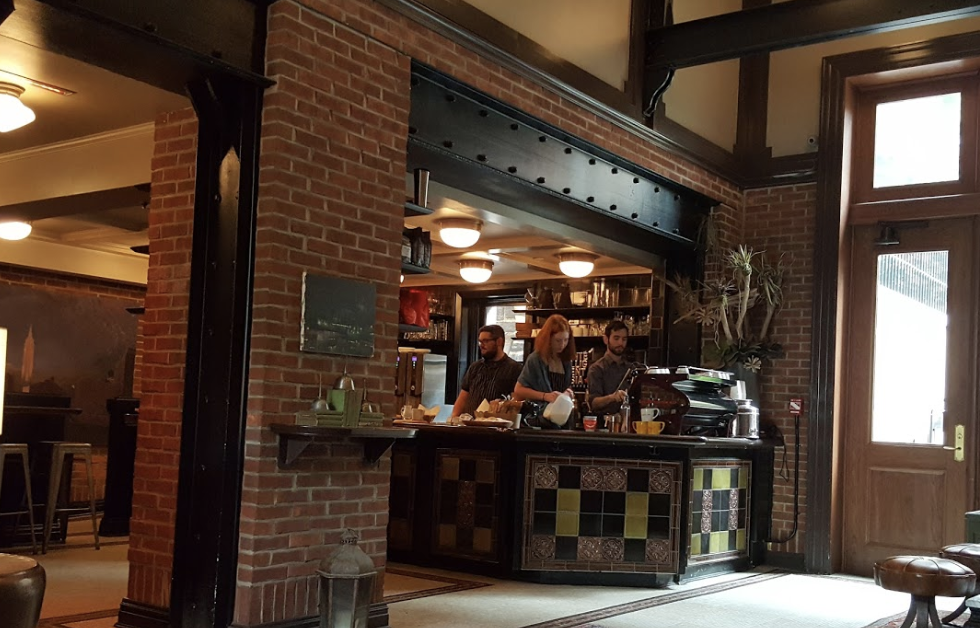
#> input picture image.png, 980 x 628 px
$ jupyter execute --allow-errors imageSerg-Copy1.ipynb
#> lines starting #> are read from the running program, lines starting #| are printed output that depends on the picture
[cell 1]
import cv2

img = cv2.imread("image.png")
#> img is the input picture: shape (628, 980, 3); mean B, G, R 52, 64.2, 82.5
img = cv2.cvtColor(img, cv2.COLOR_BGR2RGB)

pixel_1 = img[0][0]
#> pixel_1 = [14, 4, 8]
print(pixel_1)
#| [14  4  8]

import matplotlib.pyplot as plt
plt.figure(figsize=(5,5))
plt.imshow(img)
plt.show()

print(img.shape)
#| (628, 980, 3)

[cell 2]
import numpy as np
import math
import cv2
import matplotlib.pyplot as plt

img = cv2.imread("flower.jpg", cv2.COLOR_BGR2RGB)
img = np.float32(img)
#> img = nan

# [140 lines left out: functions compute_mean, k_means, calc_distance, euclidian_distance, show_plot, show_figures, not called in this run]

def k_means_2(img, k, iter_n):
    """
    Segments the image, used for color (not grayscale)
    -----
    args img: image to be segmented
    args k: number of clusters
    args iter: iteration numbers
    """
    w, h, ch = img.shape

    # Get image data points
    data_pts = img.reshape((w*h,ch))
    data_pts = np.float32(data_pts)

     # 1. Randomly select K centers
    # We do this by create a random array of RGB or GRAY values for each K
    center = data_pts[np.random.randint(data_pts.shape[0], size=k)]


    # 2. Assign each point to the nearest cluster
    vect = np.zeros(data_pts.shape[0], dtype=np.float64)
    dist = np.zeros([data_pts.shape[0], k], dtype=np.float64)

    cluster_iter = []
    l=0
    for i in range(iter_n):
        for i, j in enumerate(center):
            # Calculate distance
            # Assign each point to nearest cluster by calculating its distance to each center
            dist[:, i] = euclidian_distance(j, data_pts)

        # 3. Compute new mean for each cluster
        min_dist = np.argmin(dist, axis=1)


        # Adjust center of each cluster
        for c in range(k):
            center[c] = np.mean(data_pts[min_dist == c], 0)

        # Store first 5 iterations
        center_temp = np.uint8(center)
        cluster_tmp = center_temp[min_dist.flatten()]
        if(ch>1):
            cluster_tmp = cluster_tmp.reshape((w, h, ch))
        else:
            cluster_tmp = cluster_tmp.reshape((w, h))
        cluster_iter.append(cluster_tmp)

    # convert back to int
    center = np.uint8(center)

    # get clusters
    cluster = center[min_dist.flatten()]
    if(ch==1):
        cluster = cluster.reshape((w, h))
    else:
        cluster = cluster.reshape((w, h, ch))


    return cluster_iter

def euclidian_distance(center, point):
    """
    Calculates the eucilidean distance between points and center
    -----
    args points: the points
    args centers: the centers of the distributions
    """
    # Calculate the distance between each point and each center
    return np.linalg.norm(point - center, axis=1)

def show_plot(imgs, cols=3, isGray = False):
    arr = [131, 132, 133]
    j=0
    for i in range(len(imgs)):
        if(i%3==0):
            plt.figure(figsize=(10,10))
            j=0
        plt.subplot(arr[j])
        plt.xticks([]), plt.yticks([])
        plt.imshow(imgs[i], cmap='gray')
        j+=1
        if(i!=len(imgs)-1):
            plt.title("Iteration number: "+str(i))

    plt.title("Final Iteration")
    plt.show()

    return imgs[4]


img = cv2.imread("segment.jpg")
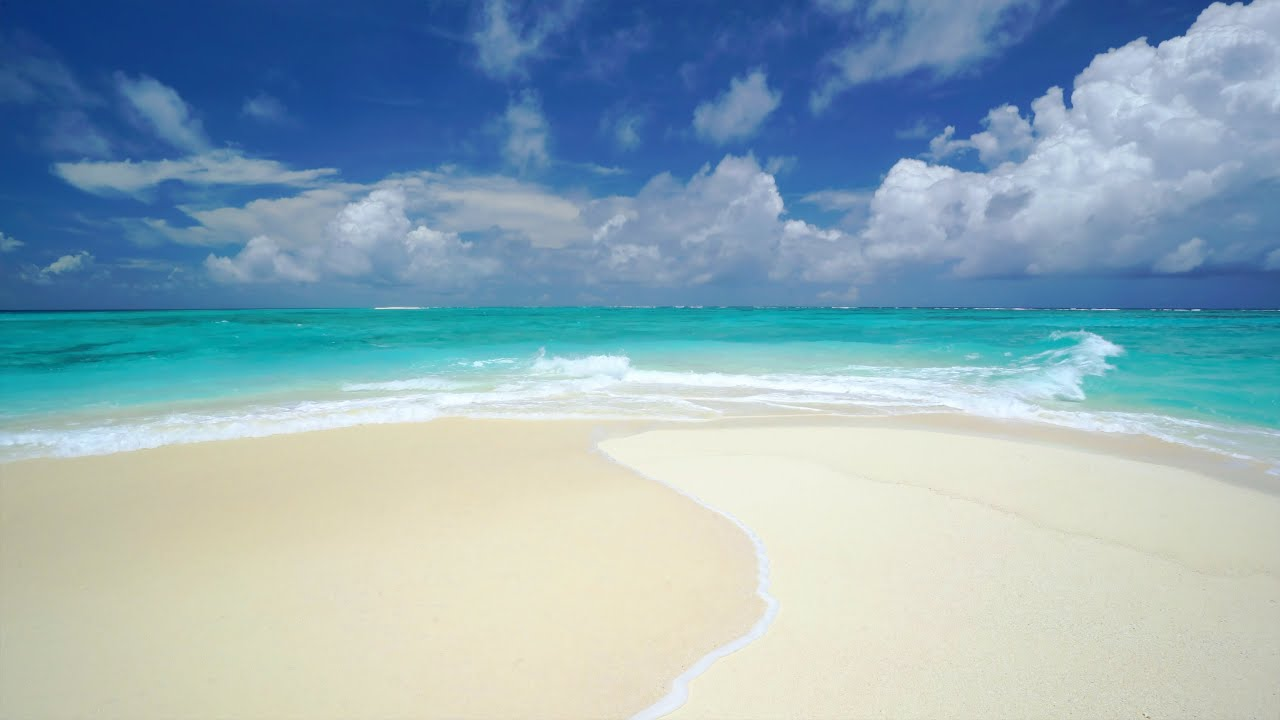
#> input picture segment.jpg, 1280 x 720 px
#> img is the input picture: shape (720, 1280, 3); mean B, G, R 184.1, 172.2, 144.4
img = cv2.cvtColor(img, cv2.COLOR_BGR2RGB)
clusters = k_means_2(img, k=2, iter_n=6)
#> in k_means_2, `center = data_pts[np.random.randint(data_pts.shape[0], size=k)]`: center = [[144, 164, 189], [66, 178, 190]]
#> the loop in k_means_2, `for i in range(iter_n):` made 6 passes
#> center_temp on passes 1 to 6: [[196, 204, 197], [47, 112, 158]], [[203, 209, 199], [55, 115, 160]], [[206, 211, 200], [59, 117, 161]], [[207, 212, 200], [60, 118, 161]], [[207, 212, 200], [60, 119, 162]], [[207, 212, 200], [61, 119, 162]]
#> pass 1, in k_means_2, `cluster_tmp = cluster_tmp.reshape((w, h, ch))`:
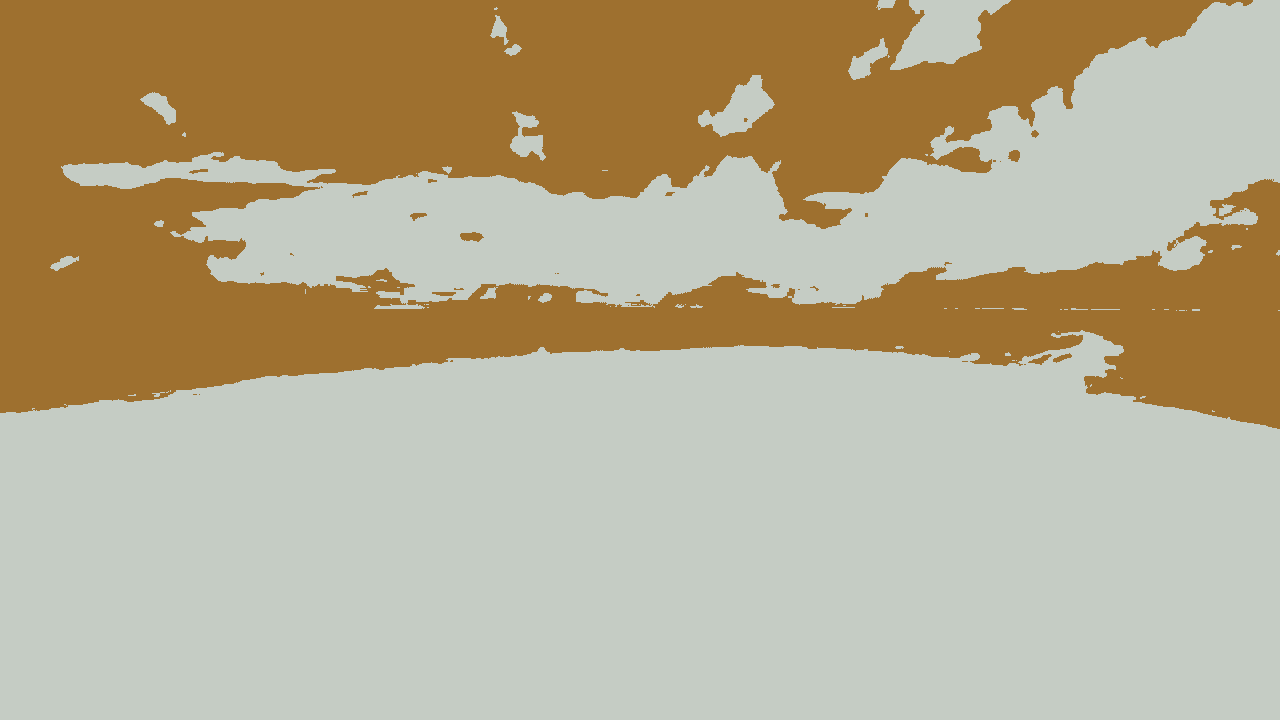
#> cluster_tmp: shape (720, 1280, 3); mean of channels 0, 1, 2 144, 171.9, 183.4; drawn as B, G, R
#> after the loop in k_means_2, `for i in range(iter_n):`: center = [[207.8, 212.5, 200.7], [61.19, 119.2, 162.1]]; cluster_iter = 6 items; dist = 921600 pairs, first value 0.93 to 291.1, second value 0.925 to 252.8
#> in k_means_2, `center = np.uint8(center)`: center = [[207, 212, 200], [61, 119, 162]]
#> in k_means_2, `cluster = cluster.reshape((w, h, ch))`:
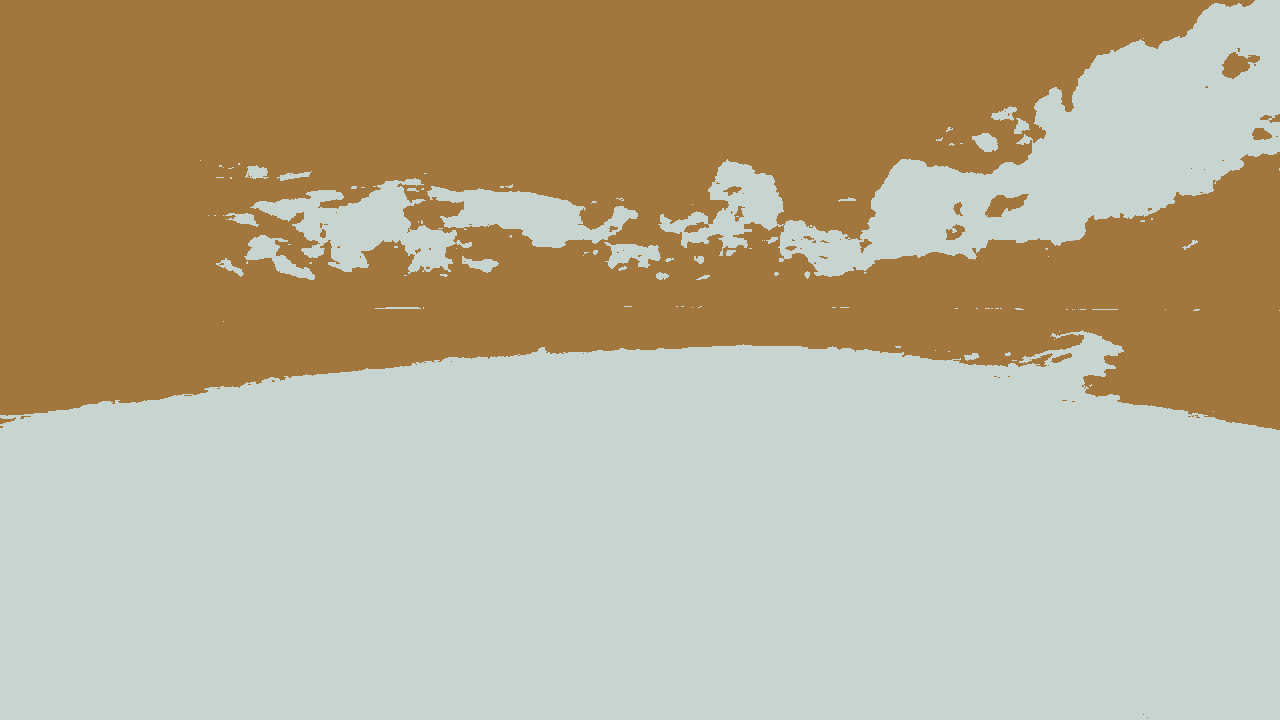
#> cluster: shape (720, 1280, 3); mean of channels 0, 1, 2 143.9, 171.8, 183.6; drawn as B, G, R
#> clusters = 6 items

final_plot = show_plot(clusters)
#> the loop in show_plot, `for i in range(len(imgs)):` made 6 passes
#> j on passes 1 to 6: 1, 2, 3, 1, 2, 3
#> in show_plot, `plt.show()`:
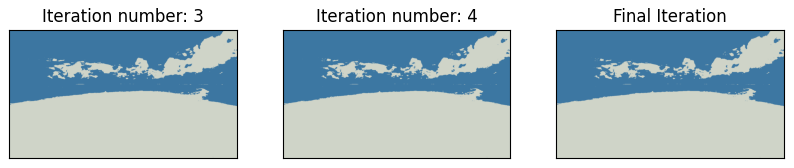
#> figure drawn by matplotlib, 3 panels

[cell 3]
# Array with indexes and group
# Cluster centers)
cluster_counter = np.zeros(2)

cluster_1 = [61, 119, 162]
cluster_2 = [207, 212, 200]

h, w, ch = final_plot.shape
#> h = 720; w = 1280; ch = 3
for i in range(h):
    for j in range(w):
        pixel = final_plot[i,j]
        if((pixel == cluster_1)[0]):
            cluster_counter[0]+=1
        else:
            cluster_counter[1]+=1
#> after the loop, cluster_counter = [0, 921600]

print("Elements in first cluster", cluster_counter[0])
#| Elements in first cluster 0.0
print("Elements in second cluster", cluster_counter[1])
#| Elements in second cluster 921600.0

[cell 4]
print((207+212+202)/3)
print((61+119+162)/3)

[cell 5]
clusters_gray = cv2.cvtColor(img, cv2.COLOR_BGR2GRAY)
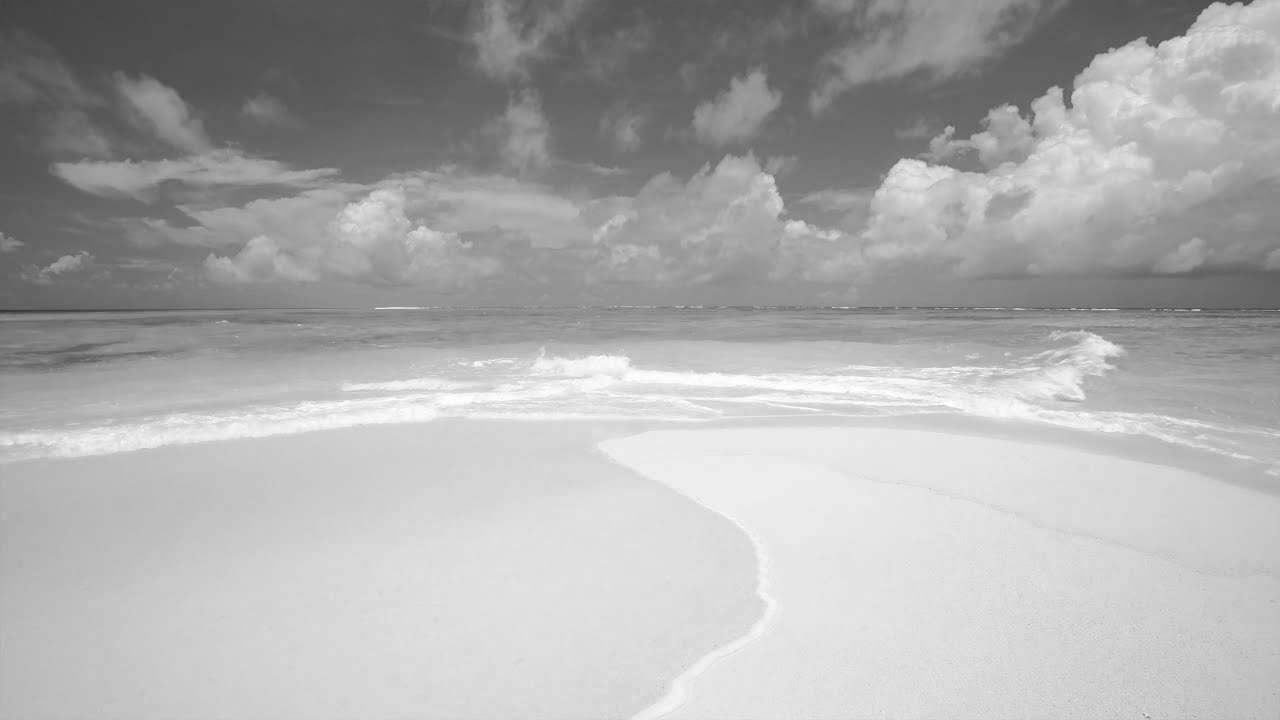
#> clusters_gray: shape (720, 1280); min 52, max 255, mean 172.6
plt.figure(figsize=(5,5))
plt.imshow(img, cmap='gray')
plt.show()

[cell 6]
w, h, c = img.shape
#> w = 720; h = 1280; c = 3
print(w, h)
#| 720 1280
print(img[100:110])
#> (printed output is left out)

[cell 7]
import numpy as np
import matplotlib.pyplot as plt

# Create flattened image
img_clustered = np.zeros((720, 1280))
img_flattened = np.ndarray.flatten(img_clustered)

# Read data
with open('data.txt', 'r') as f:
#> (reads data.txt from the repository)
    data = f.read()
# Str -> Int
data_arr = [int(i) for i in data.split()]
img_clustered = np.reshape(data_arr, ((720, 1280)))

try:
    plt.figure(figsize=(5,5))
    plt.title("Segmented Image")
    plt.imshow(img_clustered, cmap='gray')
    plt.xticks([]), plt.yticks([])
    plt.show()
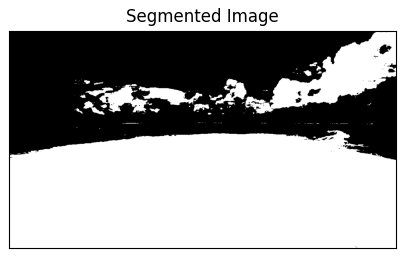
#> figure drawn by matplotlib, 1 panel
except Exception as e:
    print(e)
